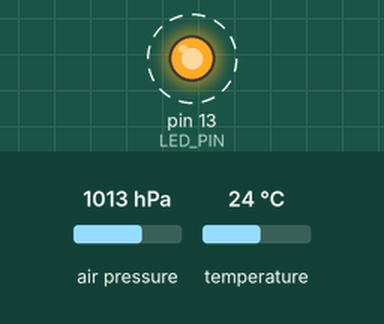
A sketch run on a simulated Arduino Pro Mini, built with avr-gcc and run on an emulated ATmega328P. Parts: output pins drawn as LEDs (lit = HIGH). Wiring (inferred from the names in the program): BMP180 pressure sensor at I2C address 0x77. Dashed ring = blinking. The inputs (shaded band) are chosen by the test bench; at power-on: air pressure 1013 hPa, temperature 24 °C. What the sketch prints to the serial monitor is not drawn.

Above: at 0.1 s.
Timing chart, 0 to 3.0 s (numbered marks = the images above):
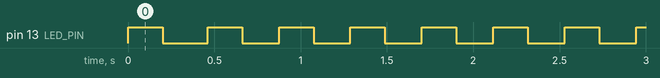

Measured:
- by itself, pin 13 (LED_PIN): alternates HIGH for 0.20 s and LOW for 0.21 s

The sketch:

bmp085.ino
```cpp
#include <Wire.h>

#define BMP085_ADDR_WRITE 0x77
#define BMP085_ADDR_READ 0x77

#define LED_PIN 13    // LED pin for Pro Mini

short ac1 = 0;
short ac2 = 0;
short ac3 = 0;
unsigned short ac4 = 0;
unsigned short ac5 = 0;
unsigned short ac6 = 0;
short b1 = 0;
short b2 = 0;
long b5 = 0;
short mb = 0;
short mc = 0;
short md = 0;
short oss = 0;

boolean done = false;

void setup() {
  Serial.begin(9600);
  Wire.begin();
  pinMode(LED_PIN, OUTPUT);
  Serial.println("BMP085 test program");
}

long lastP = 0;
int pause = 3000;

// sample pressure every 100 milliseconds - that's 4 bytes * 10 samples/sec for 30 minutes = 72k bytes
// sample temperature every 1000 milliseconds - 4 bytes/sec for 30 minutes = 7k bytes

void loop() {
  digitalWrite(LED_PIN, HIGH);   // turn the LED on (HIGH is the voltage level)
  delay(200);               // wait for a second
  digitalWrite(LED_PIN, LOW);    // turn the LED off by making the voltage LOW
  delay(200);               // wait for a second

  if (done == false) {
    readCalibrationData();
    done = true;
  }

  long t = calculateTemperature();
  long p = calculatePressure();

  if (p > lastP * 1.0001 || p < lastP * .9999) {
    lastP = p;

    Serial.print("temp = ");
    Serial.print(t * 9.0 / 50.0 + 32.0, DEC);
    Serial.println(" degF");

    Serial.print("pressure = ");
    Serial.print(p * 0.01, DEC);
    Serial.println(" mb");

    long a = calculateAbsoluteAltitude(p);
    Serial.print("altitude = ");
    Serial.print(a, DEC);
    Serial.println(" m");

    Serial.print("altitude = ");
    Serial.print(a * 3.2808, DEC);
    Serial.println(" ft");
  }
}

void scan() {
   for (uint8_t index = 0; index < 0xFF; index++) {
    Wire.beginTransmission(index);
    Wire.write(1);
    uint8_t result = Wire.endTransmission();
    if (result == 0) {
      Serial.print("no error at ");
      Serial.println(index, HEX);
    }
   }
   Serial.println("scan complete");
}

uint8_t readByte(int addr) {
    uint8_t result = 0;
    Wire.beginTransmission(BMP085_ADDR_WRITE);
    Wire.write(addr);
    uint8_t rc = Wire.endTransmission();
    if (rc != 0) {
       Serial.print("readByte failed on write, rc = ");
       Serial.println(rc, DEC);
    }
    else {
      Wire.beginTransmission(BMP085_ADDR_READ);
      Wire.requestFrom(BMP085_ADDR_READ, 1);
      result = Wire.read();
      rc = Wire.endTransmission();
      if (rc != 0) {
         Serial.print("readByte failed on read, rc = ");
         Serial.println(rc, DEC);
      }
    }
    return result;
}

uint16_t readShort(int addr) {
    uint16_t result = 0;
    Wire.beginTransmission(BMP085_ADDR_WRITE);
    Wire.write(addr);
    uint8_t rc = Wire.endTransmission();
    if (rc != 0) {
       Serial.print("readShort failed on write, rc = ");
       Serial.println(rc, DEC);
    }
    else {
      Wire.beginTransmission(BMP085_ADDR_READ);
      Wire.requestFrom(BMP085_ADDR_READ, 2);
      result = Wire.read();
      result <<= 8;
      result |= Wire.read();
      rc = Wire.endTransmission();
      if (rc != 0) {
         Serial.print("readShort failed on read, rc = ");
         Serial.println(rc, DEC);
      }
    }
    return result;
}

boolean check() {
  uint8_t b = readByte(0xD0);
  Serial.print("check: ");
  Serial.println(b, HEX);
  return b == 0x55;
}

long readRawTemperature() {
    Wire.beginTransmission(BMP085_ADDR_WRITE);
    Wire.write(0xF4);
    Wire.write(0x2E);
    Wire.endTransmission();

    unsigned long time = micros();
    do {
      if (micros() - time > 5000) break;
    }while (true);

    Wire.beginTransmission(BMP085_ADDR_WRITE);
    Wire.write(0xF6);
    Wire.endTransmission();

    Wire.beginTransmission(BMP085_ADDR_READ);
    Wire.requestFrom(BMP085_ADDR_READ, 2);
    long result = 0;
    result = Wire.read();
    result <<= 8;
    result |= Wire.read();
    Wire.endTransmission();

//    Serial.print("rawTemp = ");
//    Serial.println(result, DEC);

    return result;
}

long calculateTemperature() {
  long ut = readRawTemperature();

  long x1 = (ut - ac6) * ac5 / ((long) 1 << 15);
  long x2 = mc * ((long) 1 << 11) / (x1 + md);
  b5 = x1 + x2;
  long t = (b5 + 8) / (1 << 4);

  return t;
}

long readRawPressure() {
    Wire.beginTransmission(BMP085_ADDR_WRITE);
    Wire.write(0xF4);
    Wire.write(0x34);
    Wire.endTransmission();

    unsigned long time = micros();
    do {
      if (micros() - time > 5000) break;
    }while (true);

    Wire.beginTransmission(BMP085_ADDR_WRITE);
    Wire.write(0xF6);
    Wire.endTransmission();

    Wire.beginTransmission(BMP085_ADDR_READ);
    Wire.requestFrom(BMP085_ADDR_READ, 1);
    long msb = Wire.read();
    Wire.endTransmission();

    Wire.beginTransmission(BMP085_ADDR_WRITE);
    Wire.write(0xF7);
    Wire.endTransmission();

    Wire.beginTransmission(BMP085_ADDR_READ);
    Wire.requestFrom(BMP085_ADDR_READ, 1);
    long lsb = Wire.read();
    Wire.endTransmission();

    Wire.beginTransmission(BMP085_ADDR_WRITE);
    Wire.write(0xF8);
    Wire.endTransmission();

    Wire.beginTransmission(BMP085_ADDR_READ);
    Wire.requestFrom(BMP085_ADDR_READ, 1);
    long xlsb = Wire.read();
    Wire.endTransmission();

    long result = ((msb << 16) + (lsb << 8) + xlsb) >> (8 - oss);

//    Serial.print("rawPres = ");
//    Serial.println(result, DEC);

    return result;
}

long calculatePressure() {
  long up = readRawPressure();
  long p = 0;

  long b6 = b5 - 4000;
  long x1 = (b2 * (b6 * b6 / ((long) 1<<12))) / ((long) 1<<11);
  long x2 = ac2 * b6 / ((long) 1<<11);
  long x3 = x1 + x2;
  long b3 = (((ac1 * 4 + x3) << oss) + 2) / 4;
  x1 = ac3 * b6 / ((long) 1<<13);
  x2 = (b1 * (b6 * b6 / ((long) 1<<12))) / ((long) 1<<16);
  x3 = ((x1 + x2) + 2) / ((long) 1<<2);
  unsigned long b4 = ac4 * (unsigned long) (x3 + 32768) / ((long) 1<<15);
  unsigned long b7 = ((unsigned long) up - b3) * (50000 >> oss);
  if (b7 < 0x80000000) {
    p = (b7 * 2) / b4;
  }
  else {
    p = (b7 / b4) * 2;
  }
  x1 = (p / ((long) 1<<8)) * (p / ((long) 1<<8));
  x1 = (x1 * 3038) / ((long) 1<<16);
  x2 = (-7357 * p) / ((long) 1<<16);
  p = p + (x1 + x2 + 3791) / ((long) 1<<4);

//  Serial.print("true pressure = ");
//  Serial.print(p * 0.0002961, DEC);
//  Serial.println(" in");

  return p;
}

long calculateAbsoluteAltitude(long p) {
  double a = pow((p * 0.01) / 1013.25, 1 / 5.255);
  a = 44330 * (1 - a);

  return a;
}

void readCalibrationData() {
    int baseEepromRegister = 0xAA;

    ac1 = readShort(baseEepromRegister);
    baseEepromRegister += 2;
    ac2 = readShort(baseEepromRegister);
    baseEepromRegister += 2;
    ac3 = readShort(baseEepromRegister);
    baseEepromRegister += 2;
    ac4 = readShort(baseEepromRegister);
    baseEepromRegister += 2;
    ac5 = readShort(baseEepromRegister);
    baseEepromRegister += 2;
    ac6 = readShort(baseEepromRegister);
    baseEepromRegister += 2;
    b1 = readShort(baseEepromRegister);
    baseEepromRegister += 2;
    b2 = readShort(baseEepromRegister);
    baseEepromRegister += 2;
    mb = readShort(baseEepromRegister);
    baseEepromRegister += 2;
    mc = readShort(baseEepromRegister);
    baseEepromRegister += 2;
    md = readShort(baseEepromRegister);

//    Serial.println("Calibration data:");
//    Serial.print("ac1 = ");Serial.println(ac1, DEC);
//    Serial.print("ac2 = ");Serial.println(ac2, DEC);
//    Serial.print("ac3 = ");Serial.println(ac3, DEC);
//    Serial.print("ac4 = ");Serial.println(ac4, DEC);
//    Serial.print("ac5 = ");Serial.println(ac5, DEC);
//    Serial.print("ac6 = ");Serial.println(ac6, DEC);
//    Serial.print("b1 = ");Serial.println(b1, DEC);
//    Serial.print("b2 = ");Serial.println(b2, DEC);
//    Serial.print("mb = ");Serial.println(mb, DEC);
//    Serial.print("mc = ");Serial.println(mc, DEC);
//    Serial.print("md = ");Serial.println(md, DEC);
}
```
